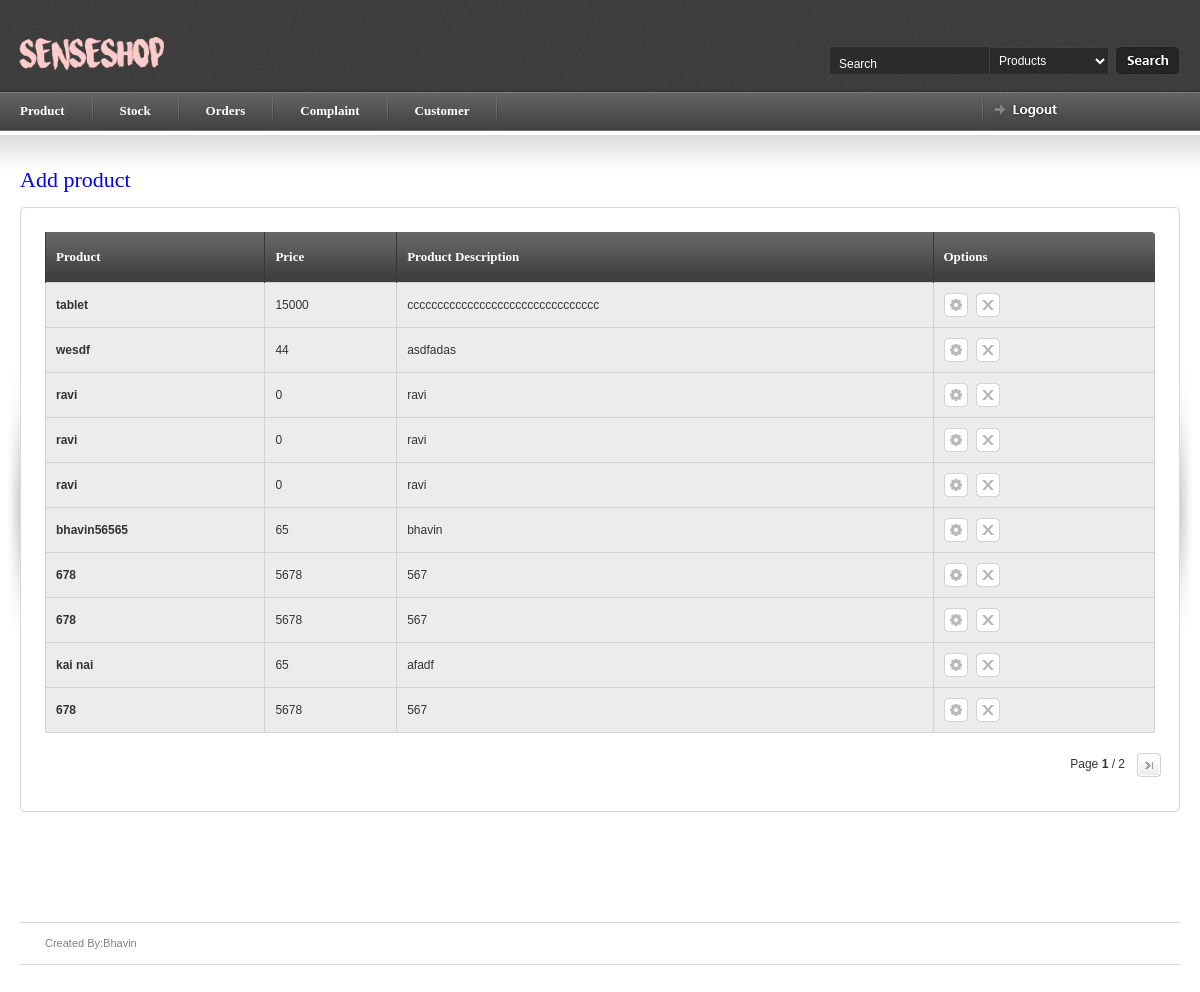
Page /myadmin/product/ (signed in) on the earlier database version.
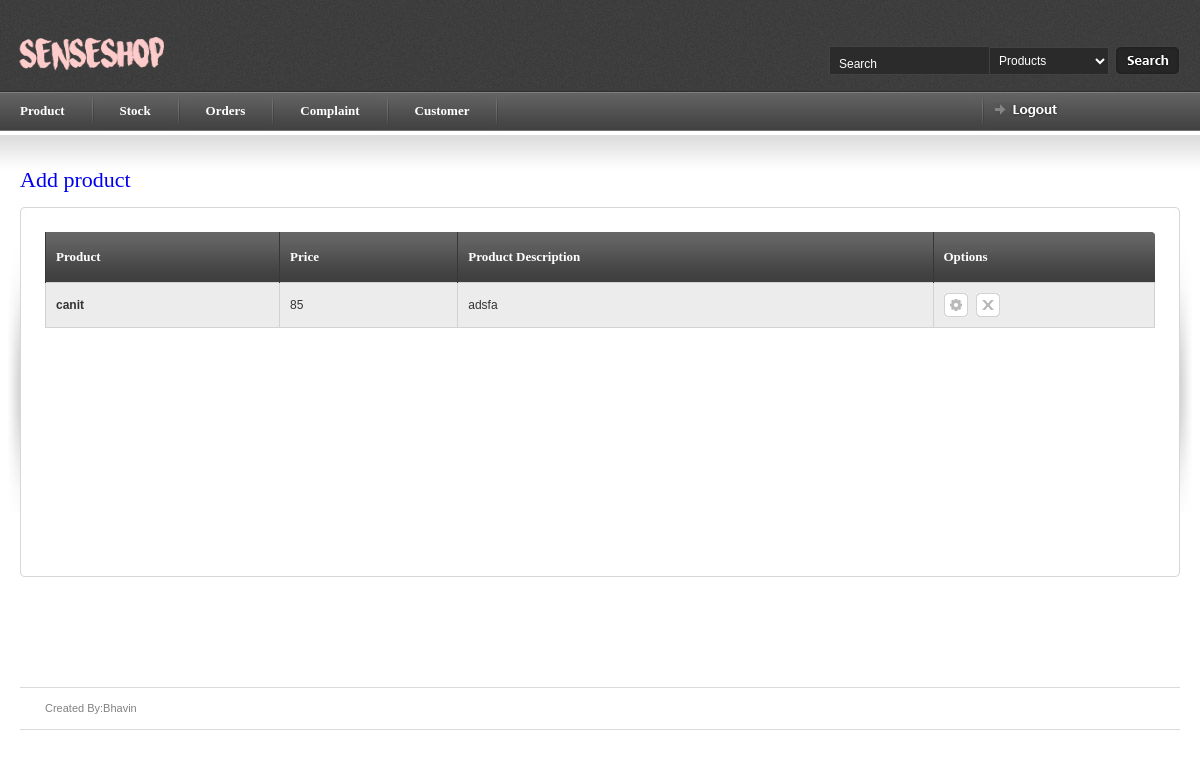
Same page on the later database version.
### myadmin/models.py (models this page shows, shortened)
class product(models.Model):
    pro_name = models.CharField(max_length=250, unique=True)
    au_id = models.DecimalField(max_digits=20,decimal_places=0,unique=True)
    pro_price = models.DecimalField(max_digits=5, decimal_places=0)
    prodct_dec =models.CharField(max_length=1000)
    flag =models.DecimalField(max_digits=2,decimal_places=0,null=True,blank=True,default=0)

### myadmin/views.py (the view)
# urls.py: url(r'^myadmin/product/$',b.ProductIndexView.as_view(),name='product'),
class ProductIndexView(generic.ListView):
    template_name = 'product.html'
    context_object_name = 'product'
    model = product
    paginate_by = 10
    def get_queryset(self):
        return product.objects.all()
    def dispatch(self,request ,*args, **kwargs):
        if request.session.has_key('myadmin'):
            a = 'hello'
        else:
            return redirect('index')
        return super(ProductIndexView, self).dispatch(request,*args, **kwargs)

### myadmin/templates/product.html (shortened to what this page needs)
{% load staticfiles %}
{% include 'article_start.html' %}
<div id="page-heading">
        <h1><a href="{% url 'product_add' %}">Add product</a></h1>
    </div>
    <table border="0" width="100%" cellpadding="0" cellspacing="0" id="content-table">
        <tr>
            <th rowspan="3" class="sized"><img src="{% static 'images/shared/side_shadowleft.jpg'%}" width="20" height="300" alt="" /></th>
            <th class="topleft"></th>
            <td id="tbl-border-top">&nbsp;</td>
            <th class="topright"></th>
            <th rowspan="3" class="sized"><img src="{% static 'images/shared/side_shadowright.jpg'%}" width="20" height="300" alt="" /></th>
        </tr>
    <tr>
        <td id="tbl-border-left"></td>
        <td>
            <div id="content-table-inner">
                <div id="table-content">
                    <form id="mainform" action="">
                        <table border="0" width="100%" cellpadding="0" cellspacing="0" id="product-table">
                         <tr>
                            <th class="table-header-repeat line-left"><a>Product</a></th>
                            <th class="table-header-repeat line-left"><a>Price</a></th>
                            <th class="table-header-repeat line-left"><a>Product Description</a></th>
                            <th class="table-header-options line-left"><a>Options</a></th>
                        </tr>
                            {% for pro in product %}
                            <tr class="alternate-row">
                                    <td> <b>{{ pro.pro_name }}</b></td>
                                    <td> {{ pro.pro_price }}</td>
                                    <td> {{ pro.prodct_dec }}</td>
                                    <td> <a href="{% url "product_update" pro.id %}" title="Update" class="icon-1 info-tooltip"> </a>
                                         <a href="{% url "product_delete" pro.id %}" title="Delete" class="icon-2 info-tooltip"></a>
                                    </td>
                                </tr>
                            {% endfor %}
                        </table>
                    </form>
        </div>
{% if is_paginated %}
<table border="0" cellpadding="0" cellspacing="0" id="paging-table">
     <tr>
         <td>
             <div id="page-info"> Page <strong>{{ page_obj.number }} </strong> / {{ page_obj.paginator.num_pages }}</div>
             {% if page_obj.has_next %}
                 <a href="{% url 'product' %}?page={{ page_obj.next_page_number }}" class="page-right"></a>
             {% endif %}
         </td>
     </tr>
 </table>
 {% endif %}
</div>
         </td>
     <td id="tbl-border-right"></td>
 </tr>
 <tr>
     <th class="sized bottomleft"></th>
     <td id="tbl-border-bottom">&nbsp;</td>
     <th class="sized bottomright"></th>
 </tr>
 </table>
</div>
{% include 'article_close.html' %}

Differences in the rows shown:
removed product: pro_name "tablet", pro_price "15000", prodct_dec "cccccccccccccccccccccccccccccccc"
removed product: pro_name "wesdf", pro_price "44", prodct_dec "asdfadas"
removed product: pro_name "ravi", pro_price "0", prodct_dec "ravi"
removed product: pro_name "ravi", pro_price "0", prodct_dec "ravi"
removed product: pro_name "ravi", pro_price "0", prodct_dec "ravi"
removed product: pro_name "bhavin56565", pro_price "65", prodct_dec "bhavin"
removed product: pro_name "678", pro_price "5678", prodct_dec "567"
removed product: pro_name "678", pro_price "5678", prodct_dec "567"
removed product: pro_name "kai nai", pro_price "65", prodct_dec "afadf"
removed product: pro_name "678", pro_price "5678", prodct_dec "567"
now on this page (row unchanged): product: pro_name "canit", pro_price "85", prodct_dec "adsfa"
Other differences:
{{ page_obj.number }}: "1" → (not shown)
{{ page_obj.paginator.num_pages }}: "2" → (not shown)
text no longer shown: "Page /"
